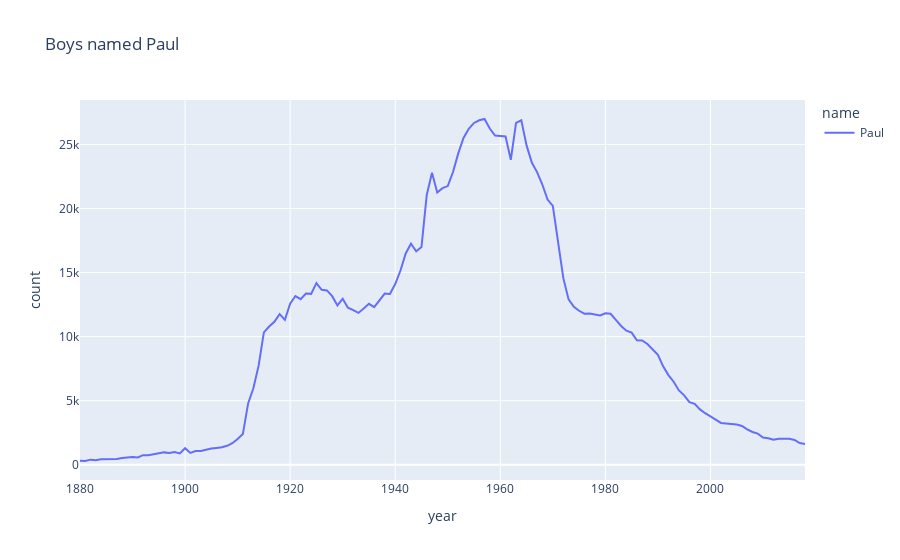

Notebook code for this chart:
### Markdown cell above
Across the years there can be some trends observed in number of births.
First thing to notice is that there was a relatively low number of new babies born until 1910
and after that year a demographic boom took the birth statistics to whole new levels
as number of new births quadrupled over the next decade.
Then it has stabilized and after a slight decrease caused by Great Depression,
there was another boom in the '50 and '60
that have doubled the amounts from 1920.
After both of these demographic booms we can observe decreases in number of births
but these are not as big as the increases and after time stabilize the statistics
on levels higher than before the boom.
The boom from 1960s is a direct effect of the first one as the 1920 babies were
in their reproduction age during that time.

Those trends are the same for men and women. However, we can observe that in early 20 century
there is slightly more women born and around 1937 this trend turns over and since then, there are men born.

### Code cell
"""
Question 4. Comment on statistics for your name. Give as meny insights as possible.
Paweł -> Paul
Maksymilian/Maks -> Maximilian/Max
"""
pauls = df.loc[(df.name == "Paul") & (df.sex == "M")].sort_values(
    by="year").reset_index(drop=True)

fig = px.line(pauls, x="year", y="count", color="name",
              labels=("Paul"), title="Boys named Paul")
fig.show()

### Figure 1 — Plotly figure (JSON) as saved in the notebook; plotly's stock layout.template omitted (floating-point values rounded to 4 significant figures; data arrays with more than 128 entries replaced by an {"elided": "..."} marker saying what was removed)
{"data": [{"hovertemplate": "name=Paul<br>year=%{x}<br>count=%{y}<extra></extra>", "legendgroup": "Paul", "line": {"color": "#636efa", "dash": "solid"}, "marker": {"symbol": "circle"}, "mode": "lines", "name": "Paul", "orientation": "v", "showlegend": true, "type": "scatter", "x": {"elided": "139 int values"}, "xaxis": "x", "y": {"elided": "139 int values"}, "yaxis": "y"}], "layout": {"legend": {"title": {"text": "name"}, "tracegroupgap": 0}, "title": {"text": "Boys named Paul"}, "xaxis": {"anchor": "y", "domain": [0, 1], "title": {"text": "year"}}, "yaxis": {"anchor": "x", "domain": [0, 1], "title": {"text": "count"}}}}
